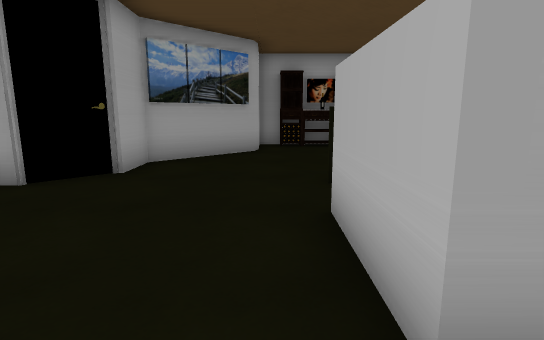
view 1 (above)

24 first-person views from a walk through a 3-D level made in the Unity game engine. The camera is 1.2 m above the floor, tilts 10° down and sees 80° across. Doors are open. The floor is counted in squares, 1 m on a side. Each view is taken from the middle of a square. On the plan, view 1 faces up. The plan holds only what a view shows up to about 14 squares ahead; the rest is blank. The place goes on beyond the plan. Some surface patterns are stand-ins.

view 2
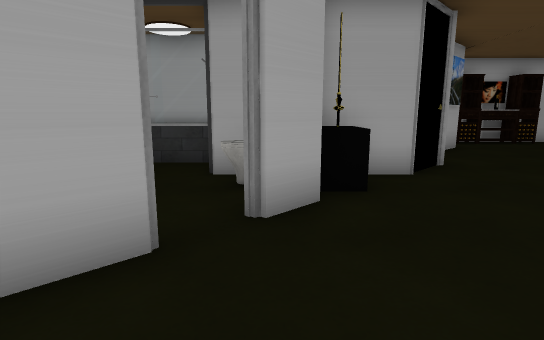

view 3
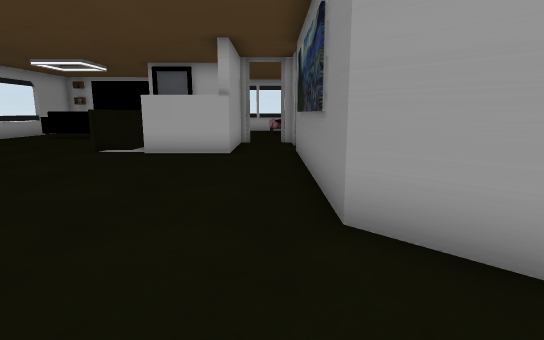

view 4
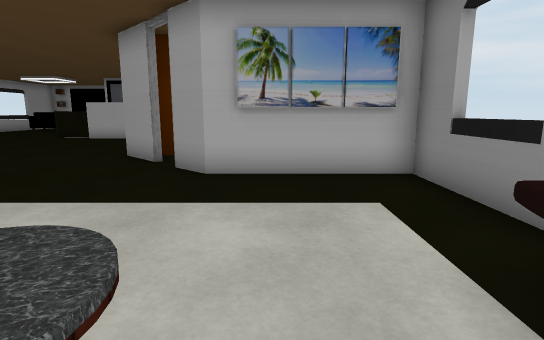

view 5
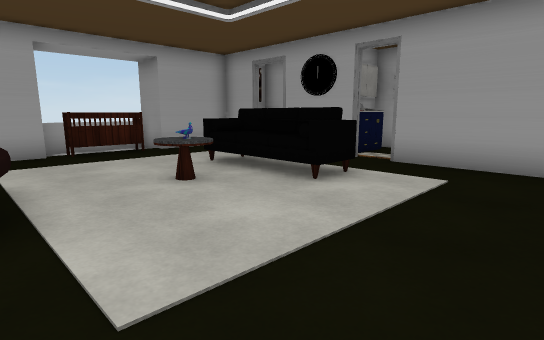

view 6
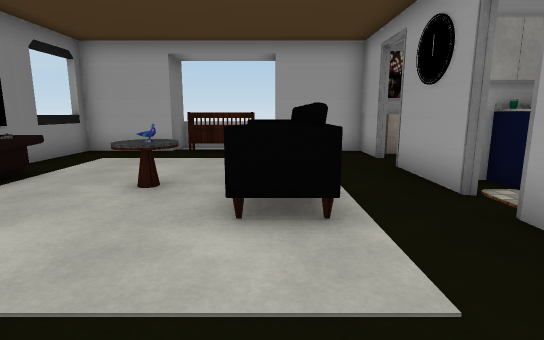

view 7
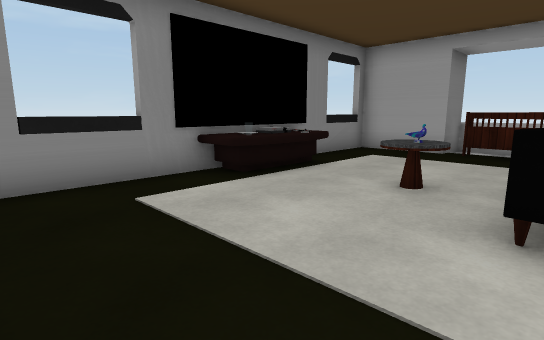

view 8
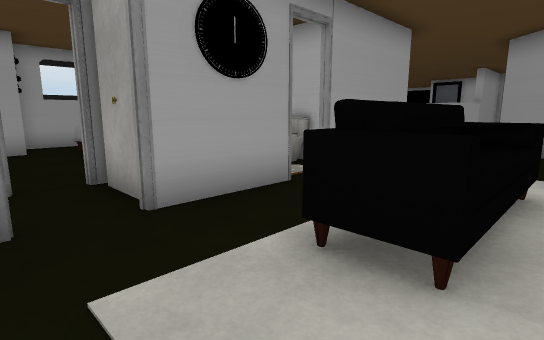

view 9
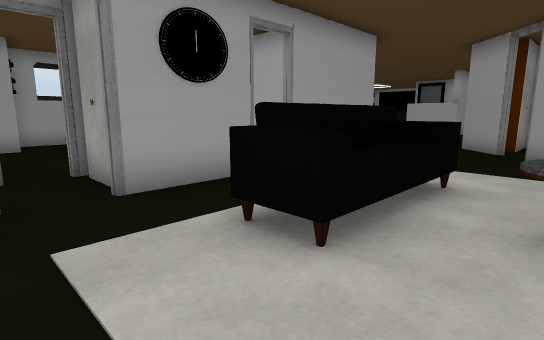

view 10
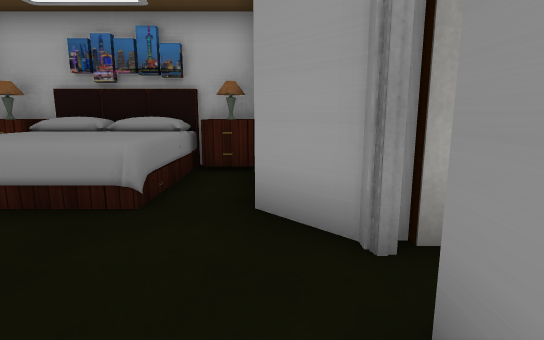

view 11
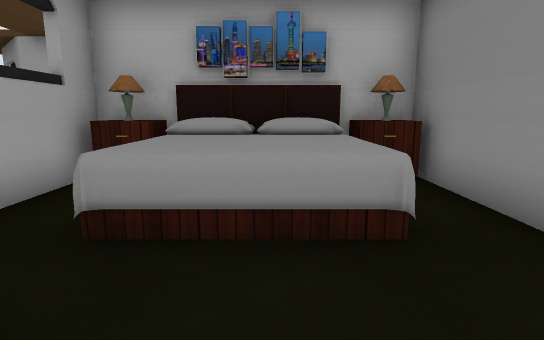

view 12
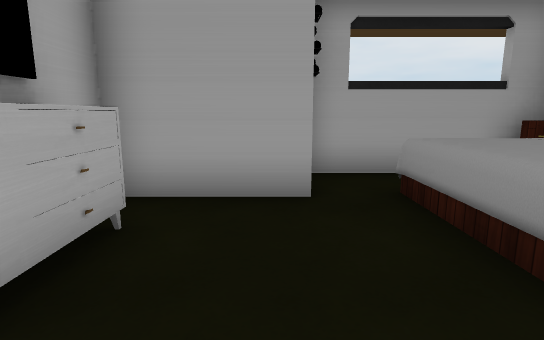

view 13
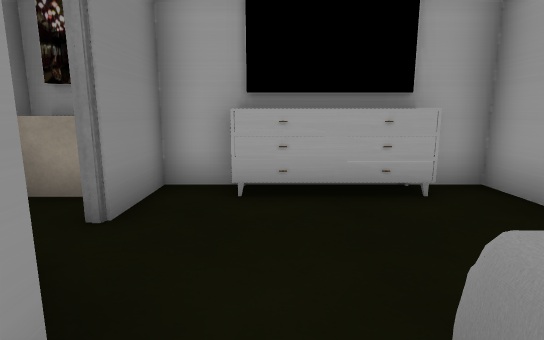

view 14
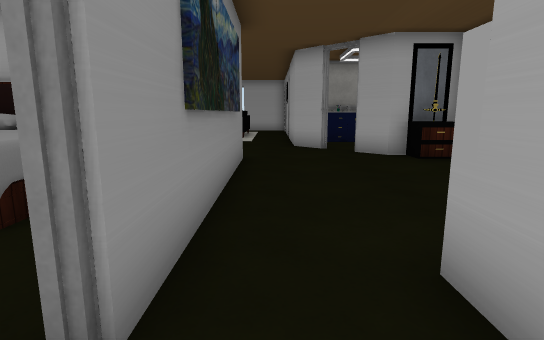

view 15
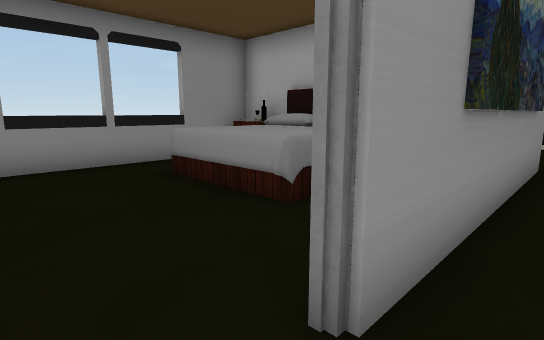

view 16
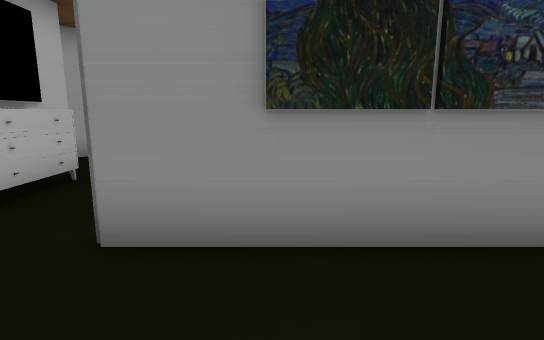

view 17
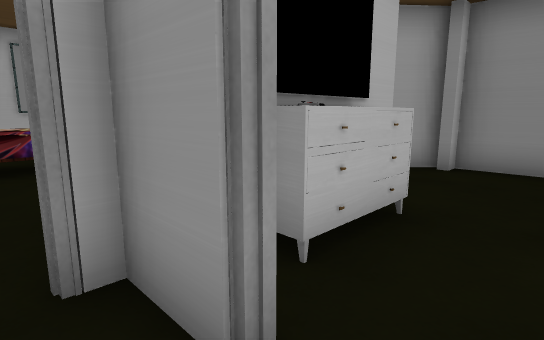

view 18
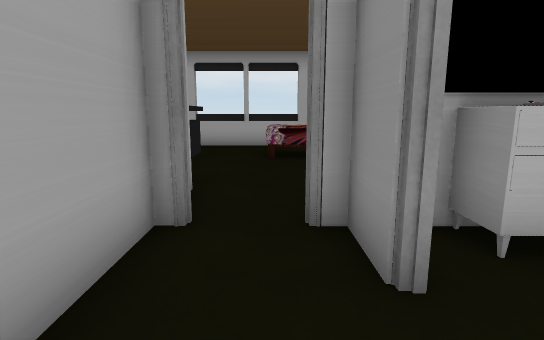

view 19
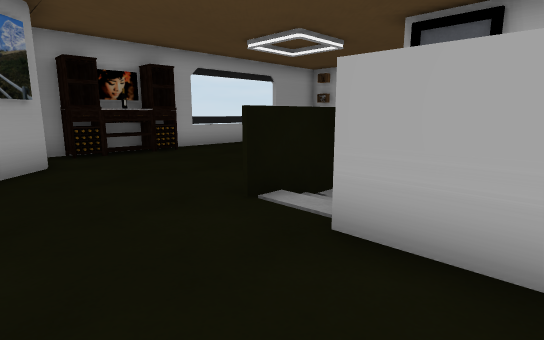

view 20
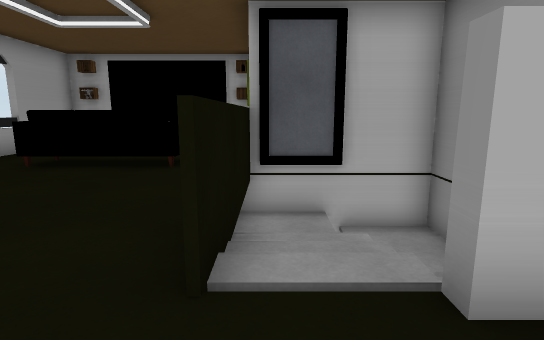

view 21
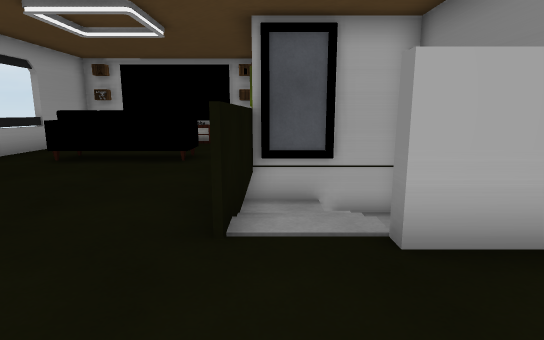

view 22
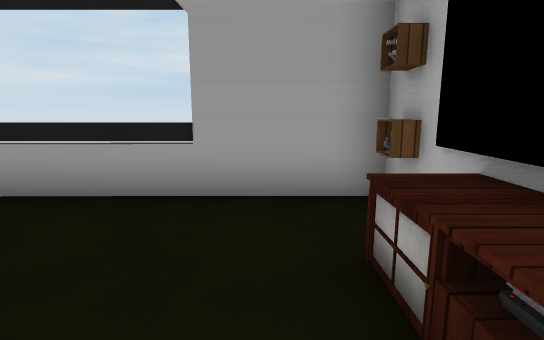

view 23
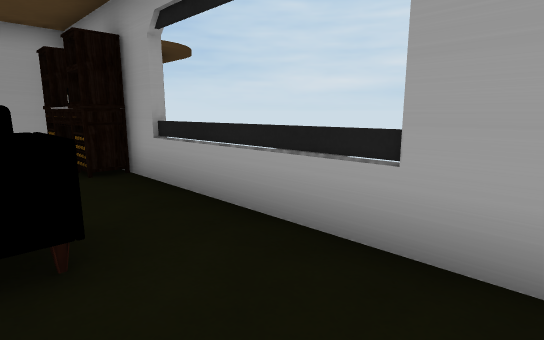

view 24
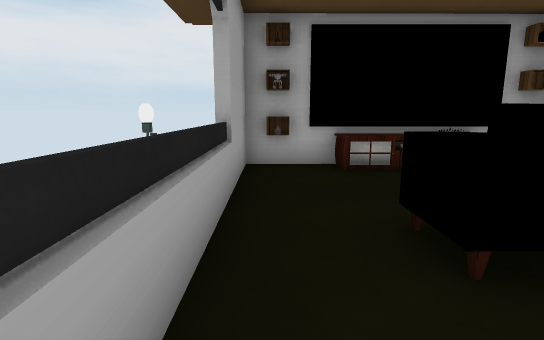

### Floor plan
Key: @ floor where view 1 was taken; # wall or solid block; . floor; D open door; = window, fence, low wall or low ledge; v drop or lower ground; C cabinet; T table; H thing the floor can be seen under or through; S sofa; B bed; L closet; R dresser; A TV; M mirror; E shelf; O other object.
Columns run from 21 left of view 1 to 13 right of it. Each row starts with its distance up from view 1.
 13                      #####====####
 12                     O# C .......E#
 11      ######         O......SS....#
 10      ....T#         #......SS...T#
  9   ###.BBBT###       D......S .  T#
  8  #....BBBB OO     #........  . .##
  7   R...BBBB ##    #D........SS...T#
  6   A...BBBB  ##   #....##...  ..  #
  5  #R.....TO  D#OM#......#####
  4  #....####  .OOT.......vvvvM
  3  ###D##OOOO..##.......#  vv       #
  2   O..L# OOC. DD.......#vvvv    ...#
  1   ##D###D# ###........###D#OO.....#
  0  #...................@...DH ...B .#
 -1  #...S  S......########DD##D...B .#
 -2 #O#..SSSSS....D###   ....R        #
 -3 =OO..........#D#    BB...O
 -4 =OO...TT.....#    BBBB...R
 -5 #O...........#    BBBB...#
 -6  #...........#   #OBBB....
 -7  #...OOOO....#   #O......##
 -8   #=######==##   #########v

Where each view was taken, in squares from view 1:
view 1: 0 up, 0 right, facing up
view 2: 1 down, 7 left, facing up
view 3: 0 up, 9 left, facing right
view 4: 5 down, 15 left, facing right
view 5: 7 down, 9 left, facing up-left
view 6: 2 down, 9 left, facing left
view 7: 2 down, 9 left, facing down-left
view 8: 3 down, 18 left, facing up-right
view 9: 4 down, 18 left, facing up-right
view 10: 4 up, 19 left, facing right
view 11: 7 up, 18 left, facing right
view 12: 4 up, 17 left, facing up
view 13: 5 up, 14 left, facing left
view 14: 0 up, 3 right, facing left
view 15: 0 up, 3 right, facing down-left
view 16: 2 up, 0 right, facing down
view 17: 0 up, 2 right, facing down-right
view 18: 0 up, 1 right, facing right
view 19: 2 up, 2 left, facing up-right
view 20: 5 up, 1 left, facing right
view 21: 5 up, 2 left, facing right
view 22: 8 up, 10 right, facing up
view 23: 10 up, 10 right, facing up-left
view 24: 12 up, 4 right, facing right
